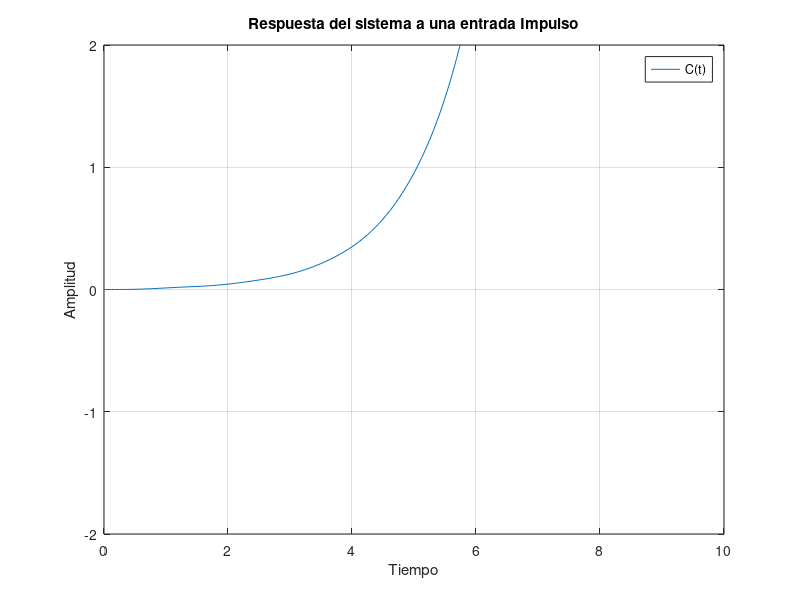
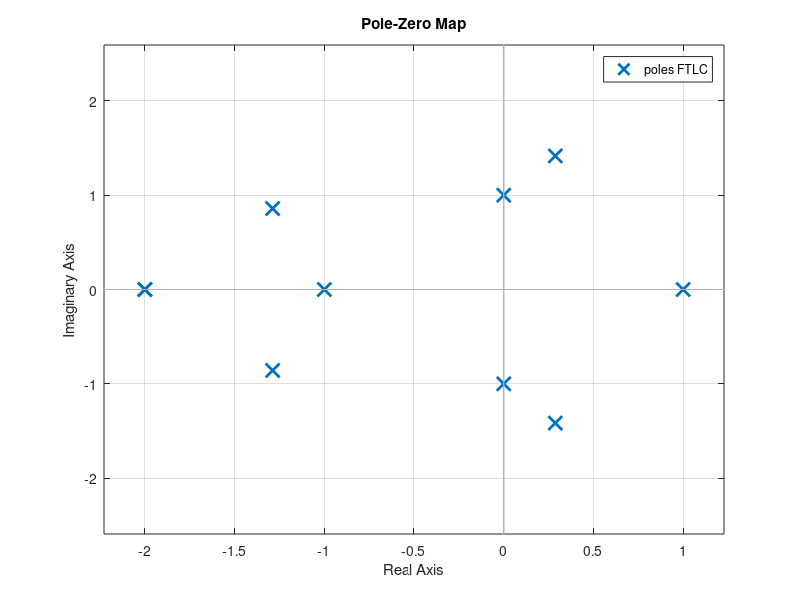

The MATLAB source for these figures, in order:
%% Criterio Routh
clc

num = [1];
den = [1 2 3 4 5];
FTLC = tf(num, den)

figure(1)
impulse(FTLC);
    xlim([0 10])
    ylim([-2 2])
    title('Respuesta del sistema a una entrada Impulso')
    ylabel('Amplitud')
    xlabel('Tiempo')
    legend('C(t)')
    % se genera una salida inestable

figure(2)
pzmap(FTLC)
    % tenemos 2 polos inestables a la derecha del eje Imag.

%% Caso cambiando den (criticamente estable)
clc

num = [1];
den = [1 2 1 2];
FTLC = tf(num, den)

figure(1)
impulse(FTLC);
    xlim([0 10])
    ylim([-2 2])
    title('Respuesta del sistema a una entrada Impulso')
    ylabel('Amplitud')
    xlabel('Tiempo')
    legend('C(t)')
    % se genera una salida criticamente estable
    % oscila indefinidamente

figure(2)
pzmap(FTLC)
    % tenemos polos sobre el eje imaginario (salida oscilante)

%% Caso 2 cambiando den (inestable)
clc

num = [1];
den = [1 2 24 48 -25 -50];
FTLC = tf(num, den)

figure(1)
impulse(FTLC);
    xlim([0 10])
    ylim([-2 2])
    title('Respuesta del sistema a una entrada Impulso')
    ylabel('Amplitud')
    xlabel('Tiempo')
    legend('C(t)')
    % se genera una salida inestable

figure(2)
pzmap(FTLC)
    % tenemos un polo inestable (a la derecha)
